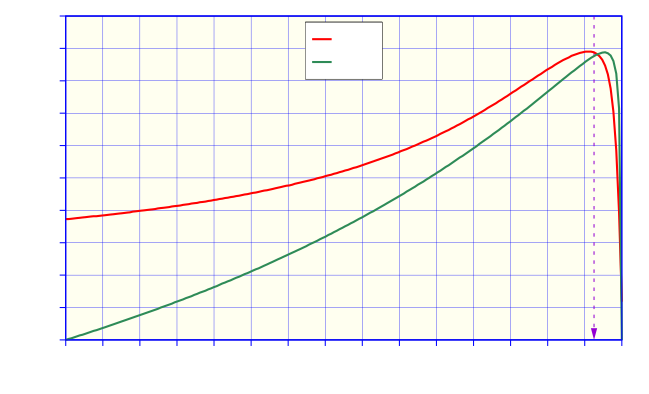

Generate this figure with gnuplot:
#!/gnuplot
#
#    
#    	G N U P L O T
#    	Version 5.2 patchlevel 7    last modified 2019-05-29 
#    
#    	Copyright (C) 1986-1993, 1998, 2004, 2007-2018
#    	Thomas Williams, Colin Kelley and many others
#    
#    	gnuplot home:     http://www.gnuplot.info
#    	faq, bugs, etc:   type "help FAQ"
#    	immediate help:   type "help"  (plot window: hit 'h')
# set terminal windows 0 color solid butt enhanced
# set output
unset clip points
set clip one
unset clip two
set bar 1.000000 front
set border front linecolor rgb "blue"  linewidth 3.000 dashtype solid
set zdata 
set ydata 
set xdata 
set y2data 
set x2data 
set boxwidth
set style fill  empty border
set style rectangle back fc  bgnd fillstyle   solid 1.00 border lt -1
set style circle radius graph 0.02, first 0.00000, 0.00000 
set style ellipse size graph 0.05, 0.03, first 0.00000 angle 0 units xy
set dummy x, y
set format x "% .0f" 
set format y "% .1f" 
set format x2 "% h" 
set format y2 "% .0f" 
set format z "% h" 
set format cb "% h" 
set format r "% h" 
set timefmt "%d/%m/%y,%H:%M"
set angles radians
set grid back nopolar xtics nomxtics ytics nomytics noztics nomztics
set grid nox2tics nomx2tics noy2tics nomy2tics nocbtics nomcbtics
set grid linecolor "blue" linetype 1 linewidth 1.00 
set raxis
set style parallel front  lt black linewidth 2.000 dashtype solid
set key title ""
set key inside center top vertical Left reverse enhanced box
set key noinvert samplen 2 spacing 1.5 width 4.5 height 0.5 
set key maxcolumns 0 maxrows 0
set key opaque
unset label
unset arrow
set style increment default
unset style line
unset style arrow
set style histogram clustered gap 2 title textcolor lt -1
unset object
set style textbox transparent margins  1.0,  1.0 border
unset logscale
set offsets 0, 0, 0, 0
set pointsize 1
set pointintervalbox 1
set encoding default
unset polar
unset parametric
set decimalsign ','
set view 60, 30, 1, 1
set samples 2000
set isosamples 10, 10
set surface 
unset contour
set cntrlabel  format '%8.3g' font '' start 5 interval 20
set mapping cartesian
set datafile separator whitespace
unset hidden3d
set cntrparam order 4
set cntrparam linear
set cntrparam levels auto 5
set cntrparam points 5
set size ratio 0 1,1
set origin 0,0
set style data points
set style function lines
unset xzeroaxis
unset yzeroaxis
unset zzeroaxis
unset x2zeroaxis
unset y2zeroaxis
set ticslevel 0.5
set tics scale  1, 0.5, 1, 1, 1
set mxtics default
set mytics default
set mztics default
set mx2tics default
set my2tics default
set mcbtics default
set mrtics default
set xtics border out scale 1,0.5 nomirror norotate  autojustify
set xtics 0.0,100.0,1500.0 norangelimit textcolor rgb "blackz" 
set ytics border out scale 1,0.5 nomirror norotate  autojustify
set ytics 0.0,0.1,1.0 norangelimit textcolor rgb "black" 
set ztics border out scale 1,0.5 nomirror norotate  autojustify
set ztics autofreq  norangelimit textcolor rgb "black" 
unset x2tics
unset y2tics
set cbtics border out scale 1,0.5 nomirror norotate  autojustify
set cbtics autofreq  norangelimit textcolor rgb "black" 
set rtics axis out scale 1,0.5 nomirror norotate  autojustify
set rtics autofreq  norangelimit textcolor rgb "black" 
set paxis 1 tics border out scale 1,0.5 nomirror norotate  autojustify
set paxis 1 tics autofreq  rangelimit textcolor rgb "black" 
set paxis 2 tics border out scale 1,0.5 nomirror norotate  autojustify
set paxis 2 tics autofreq  rangelimit textcolor rgb "black" 
set paxis 3 tics border out scale 1,0.5 nomirror norotate  autojustify
set paxis 3 tics autofreq  rangelimit textcolor rgb "black" 
set paxis 4 tics border out scale 1,0.5 nomirror norotate  autojustify
set paxis 4 tics autofreq  rangelimit textcolor rgb "black" 
set paxis 5 tics border out scale 1,0.5 nomirror norotate  autojustify
set paxis 5 tics autofreq  rangelimit textcolor rgb "black" 
set paxis 6 tics border out scale 1,0.5 nomirror norotate  autojustify
set paxis 6 tics autofreq  rangelimit textcolor rgb "black" 
set paxis 7 tics border out scale 1,0.5 nomirror norotate  autojustify
set paxis 7 tics autofreq  rangelimit textcolor rgb "black" 
set title "" 
set title  font "" norotate
set timestamp bottom 
set timestamp "" 
set timestamp  font "" norotate
set rrange [ * : * ] noreverse nowriteback
set trange [ * : * ] noreverse nowriteback
set urange [ * : * ] noreverse nowriteback
set vrange [ * : * ] noreverse nowriteback
set xlabel '$n\ped{m}\, / \,\si{r/min}$'
set xlabel  font "" textcolor lt -1 norotate
set x2label "" 
set x2label  font "" textcolor lt -1 norotate
set xrange [ 0.0000 : 1500.0000 ] noreverse nowriteback
set x2range [ 0.0000 : 1500.0000 ] noreverse nowriteback
set ylabel  '$\cos\varphi, \quad \eta$'
set ylabel  font "" textcolor lt -1 rotate by -270
set y2label  ''
set y2label  font "" textcolor lt -1 rotate by -270
set yrange [ 0.000 : 1.000 ] noreverse nowriteback
set y2range [ 0.000 : 1.000 ] noreverse nowriteback
set zlabel "" 
set zlabel  font "" textcolor lt -1 norotate
set zrange [ * : * ] noreverse nowriteback
set cblabel "" 
set cblabel  font "" textcolor lt -1 rotate by -270
set cbrange [ * : * ] noreverse nowriteback
set paxis 1 range [ * : * ] noreverse nowriteback
set paxis 2 range [ * : * ] noreverse nowriteback
set paxis 3 range [ * : * ] noreverse nowriteback
set paxis 4 range [ * : * ] noreverse nowriteback
set paxis 5 range [ * : * ] noreverse nowriteback
set paxis 6 range [ * : * ] noreverse nowriteback
set paxis 7 range [ * : * ] noreverse nowriteback
set zero 1e-008
set lmargin  -1
set bmargin  -1
set rmargin  -1
set tmargin  -1
set locale "Catalan_Spain.1252"
set pm3d explicit at s
set pm3d scansautomatic
set pm3d interpolate 1,1 flush begin noftriangles noborder corners2color mean
set palette positive nops_allcF maxcolors 0 gamma 1.5 color model RGB 
set palette rgbformulae 7, 5, 15
set colorbox default
set colorbox vertical origin screen 0.9, 0.2, 0 size screen 0.05, 0.6, 0 front bdefault
set style boxplot candles range  1.50 outliers pt 7 separation 1 labels auto unsorted
set loadpath 
set fontpath 
set psdir
set fit brief errorvariables nocovariancevariables errorscaling prescale nowrap v5
GNUTERM = "windows"
ARGC = 0
ARG0 = ""
set terminal cairolatex pdf size 16.5cm,10cm
set output "Cap-Motors-Induccio-Ex4-3.tex"
set object rectangle from 0,0 to 1500,1 fillstyle solid fillcolor rgb "#FFFFF0" behind
set arrow from 1425.0, 1.0 to 1425.0, 0.0 dt 2 linecolor rgb "dark-violet" linewidth 3.0 head noborder back
set label '{$\scriptstyle\SI{1425}{r/min}$}' at 1408, 0.2 center rotate by -270 front
plot "Cap-Motors-Induccio-Ex4-3.txt" using 1:2 with lines axes x1y1 linecolor rgb "red" linewidth 6.000 title '$\cos\varphi$', "Cap-Motors-Induccio-Ex4-3.txt" using 1:3 with lines axes x1y1 linecolor rgb "sea-green"  linewidth 6.000 title '$\eta$'
#    EOF
